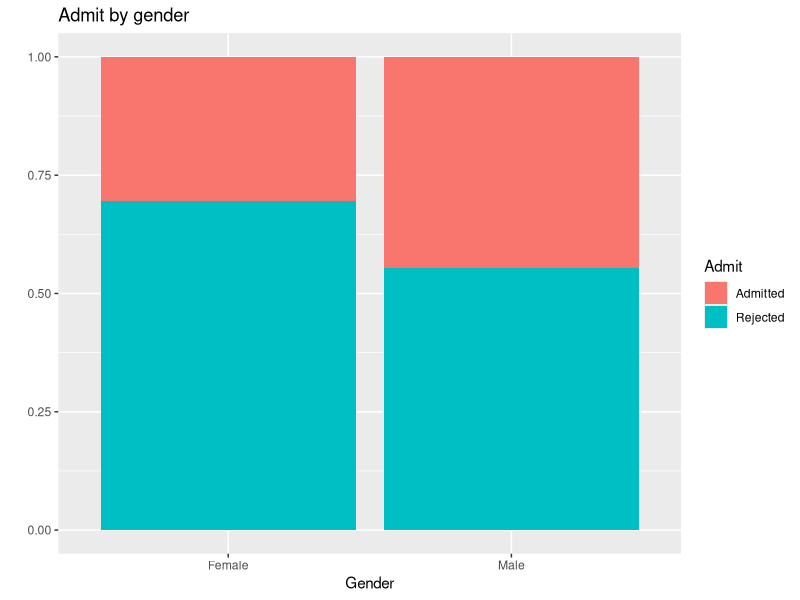
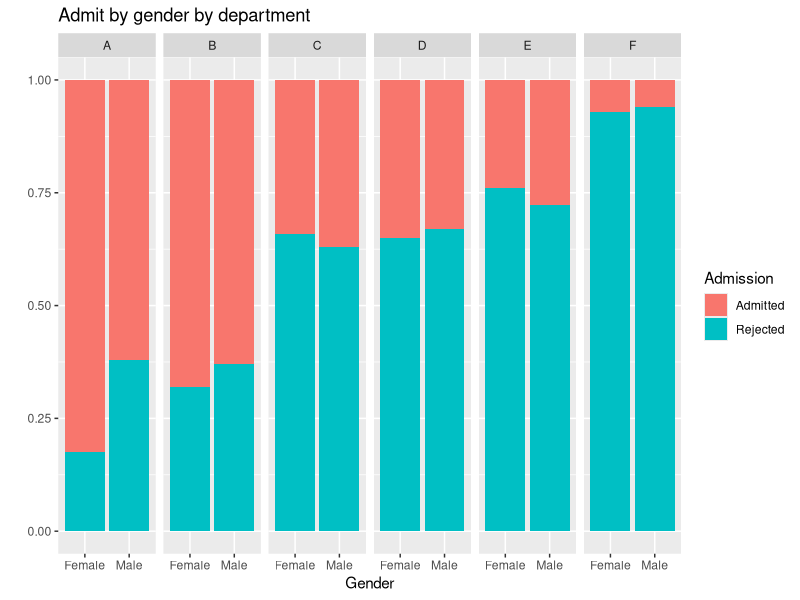

These figures' R source, in order:
## ---- chunk 1
knitr::opts_chunk$set(echo = TRUE,
                      warning=FALSE,
                      message=FALSE,
                      fig.height = 2.65, 
                      dpi = 300) 
## ---- chunk 2
library(tidyverse)
## ---- chunk 3
ucb_admit <- read_csv("data/ucb_admit.csv")
ucb_admit
## ---- chunk 4
glimpse(ucb_admit)
## ---- chunk 5
ucb_admit %>%
  count(Gender, Admit)
## ---- chunk 6
ucb_admit %>%
  count(Gender, Admit) %>%
  group_by(Gender) %>%
  mutate(prop_admit = n / sum(n))
## ---- chunk 7
ggplot(ucb_admit, mapping = aes(x = Gender, fill = Admit)) +
  geom_bar(position = "fill") + 
  labs(y = "", title = "Admit by gender")
## ---- chunk 8
ucb_admit %>%
  count(Dept, Gender, Admit)     # --->
## ---- chunk 9
ucb_admit %>%
  count(Dept, Gender, Admit) %>%
  print(n = 24)
## ---- chunk 10
ucb_admit %>%
  count(Dept, Gender, Admit) %>%
  group_by(Dept, Gender) %>%
  mutate(Perc_Admit = n / sum(n)) %>%
  filter(Admit == "Admitted")
## ---- chunk 11
ggplot(ucb_admit, mapping = aes(x = Gender, fill = Admit)) +
  geom_bar(position = "fill") +
  facet_grid(. ~ Dept) +
  labs(x = "Gender", y = "", fill = "Admission",
       title = "Admit by gender by department")
